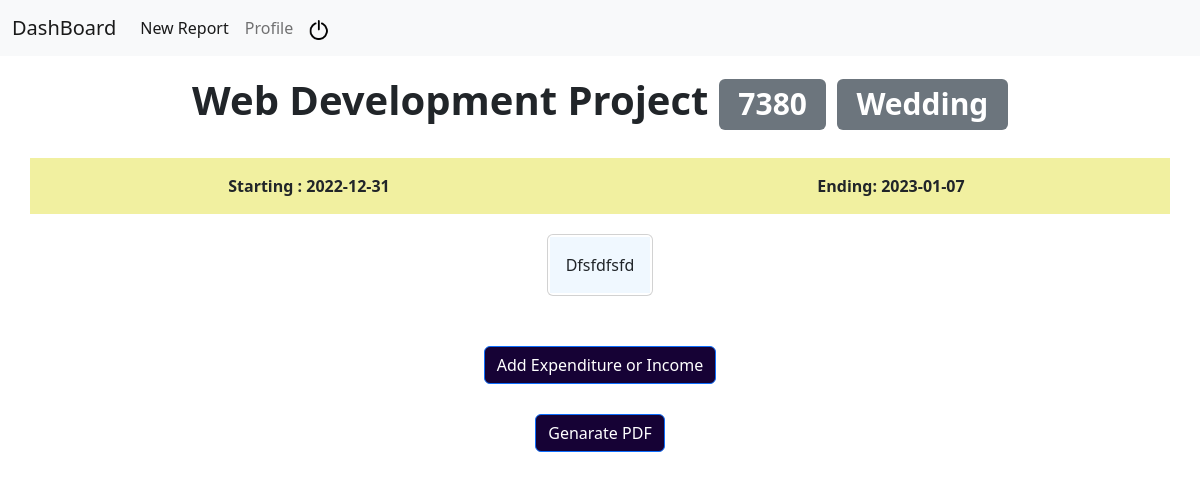
/event?id=7380&report=False (signed in), run on the app's committed database.
### tables this page shows
CREATE TABLE events(name TEXT NOT NULL, catagory TEXT NOT NULL, starting_date DATE NOT NULL, ending_date DATE NOT NULL, description TEXT, id INTEGER PRIMARY KEY NOT NULL, user_id INTEGER);

### app.py (the view)
@app.route("/event", methods=["GET", "POST"])
@login_required
def event():
    if request.method == "POST":
        id = request.form.get("id")
        if request.form.get("button") == "save":
            income_expenditure = int(request.form.get("income_expenditure")) # return integer 1 or 2::::: try to do it else error can happen
            _type = request.form.get("type")
            item = request.form.get("item")
            units = request.form.get("units")
            unit_price = request.form.get("unit_price")
            date = request.form.get("date")
            if not id or not income_expenditure or not _type or not item or not unit_price or not date:
                flash("Mandatory fields should not be empty ")
                return redirect(("/event?id="+id+"&report=False"))
            if not units:
                units = 1
            try:
                units = float(units)
                unit_price = float(unit_price)
            except:
                flash("Units and Unit_price [DATA UNMATCH]")
                return redirect(("/event?id="+id+"?report=False"))
            if income_expenditure == 1:
                db.execute("INSERT INTO budget_income (project_id, type, item, amount, units, date) VALUES(?, ?, ?, ?, ?, ?)", int(id), _type, item, unit_price, units, date)
            elif income_expenditure == 2:
                db.execute("INSERT INTO budget_expenditure (project_id, type, item, amount, units, date) VALUES(?, ?, ?, ?, ?, ?)", int(id), _type, item, unit_price, units, date)
            return redirect(("/event?id="+id+"&report=False"))
        elif request.form.get("button") == "delete":
            row_id = request.form.get("row_id")
            _type = request.form.get("db")
            if _type == "income":
                db.execute("DELETE FROM budget_income WHERE id=?", int(row_id))
            elif _type == "expenditure":
                db.execute("DELETE FROM budget_expenditure WHERE id=?", int(row_id))
            return redirect(("/event?id="+id+"&report=False"))
        elif request.form.get("button") == "generate_pdf":
            try:
                orientation = int(request.form.get("orientation"))
                font_size = int(request.form.get("font-size"))
                paper_size = int(request.form.get("paper_size"))
            except:
                paper_size = None
                orientation = None
                font_size = None
            lable = request.form.get("report_lable")
            report = generate_pdf_report(lable, orientation, font_size, paper_size)
            report.budget_report(int(id))
            name = db.execute("SELECT name FROM events WHERE id=?",id)
            shutil.copyfile('report.pdf', f'static/reports/{name[0]["name"]}.pdf')
            return redirect(("/event?id="+id+"&report=True"))
    else:
        _args = request.args
        if not _args["id"] or not _args["report"]:
            return redirect("/")
        if _args["report"]  == "False":
            name = db.execute("SELECT name FROM events WHERE id=?",_args["id"])
            try:
                os.remove(f'static/reports/{name[0]["name"]}.pdf')
                report_l:bool = False
            except:
                report_l:bool = False
                pass
        elif _args["report"] == "True":
            report_l:bool = True
        project = db.execute("SELECT * FROM events WHERE id=?", _args["id"])
        income_details = sorted(db.execute("SELECT * FROM budget_income WHERE project_id=?", int(_args["id"]) ), key=lambda x: x["date"])
        expenditure_details = sorted(db.execute("SELECT * FROM budget_expenditure WHERE project_id=?", int(_args["id"]) ), key=lambda x: x["date"])
        catagory=[]
        for _ in income_details:
            catagory.append(_["type"].lstrip().title())
        for _ in expenditure_details:
            catagory.append(_["type"].lstrip().title())
        return render_template("event.html", project=project, catagory=set(catagory), income=income_details, report=report_l, expenditure=expenditure_details)

### app.py (called while the page is built)
@app.after_request
def after_request(response):
    response.headers["Cache-Control"] = "no-cache, no-store, must-revalidate"
    response.headers["Expires"] = 0
    response.headers["Pragma"] = "no-cache"
    return response

### helper.py (called while the page is built)
def login_required(f):
    @wraps(f)
    def decorated_function(*args, **kwargs):
        if session.get("user_id") is None:
            return redirect("/login")
        return f(*args, **kwargs)
    return decorated_function

### templates/event.html (shortened to what this page needs)
{% extends "layout.html" %}
{% block head %}
    <link rel="stylesheet" href="static/style/event.css">
{% endblock %}
{% block main %}
    <h1 id="title">{{project[0]["name"].title()}} <span class="badge bg-secondary">{{project[0]["id"]}}</span> <span class="badge bg-secondary">{{project[0]["catagory"].title()}}</span></h1>
    <div class="details">
        <div class="container overflow-hidden text-center" id="dates">
            <div class="row gx-5">
                <div class="col">
                <div class="p-3">Starting : {{ project[0]["starting_date"] }}</div>
                </div>
                <div class="col">
                <div class="p-3">Ending: {{ project[0]["ending_date"] }}</div>
                </div>
            </div>
        </div>
        <div class="card description">
            <div class="card-body">
                {{project[0]["description"].title()}}
            </div>
        </div>
        <div class="budget">
            <button type="button" id="budget_b" class="btn btn-primary" data-bs-toggle="modal" data-bs-target="#staticBackdrop">
                Add Expenditure or Income
            </button>
        </div>
    </div>
    <div class="pdf-section" style="margin-top: 10px;">
        <button type="button" id="PDF-data" class="btn btn-primary" data-bs-toggle="modal" data-bs-target="#staticBackdrop2">
            Genarate PDF
        </button>
    </div>
    <br>
{% endblock %}

### static/style/event.css (style rules this page uses)
#title { font-weight: 900; text-align: center; padding: 20px; }
#dates { background-color: rgb(241, 240, 160); }
.p-3 { font-weight: 600; font-family: 'Segoe UI', Tahoma, Geneva, Verdana, sans-serif; }
.card-body { text-align: center; background-color: aliceblue; width: fit-content; }
.description { margin-top: 20px; padding: 2px; width: fit-content; margin-left: auto; margin-right: auto; }
#budget_b { margin-left: auto; margin-right: auto; background-color: rgb(22, 2, 53); }
#PDF-data { margin-left: auto; margin-right: auto; background-color: rgb(22, 2, 53); }
.budget { margin-top: 30px; padding: 20px; width:fit-content ; margin-left: auto; margin-right: auto; }
.pdf-section { text-align: center; }

### data on the page
events: name "Web Development Project", id "7380", catagory "Wedding", starting_date "2022-12-31", ending_date "2023-01-07", description "Dfsfdfsfd"
